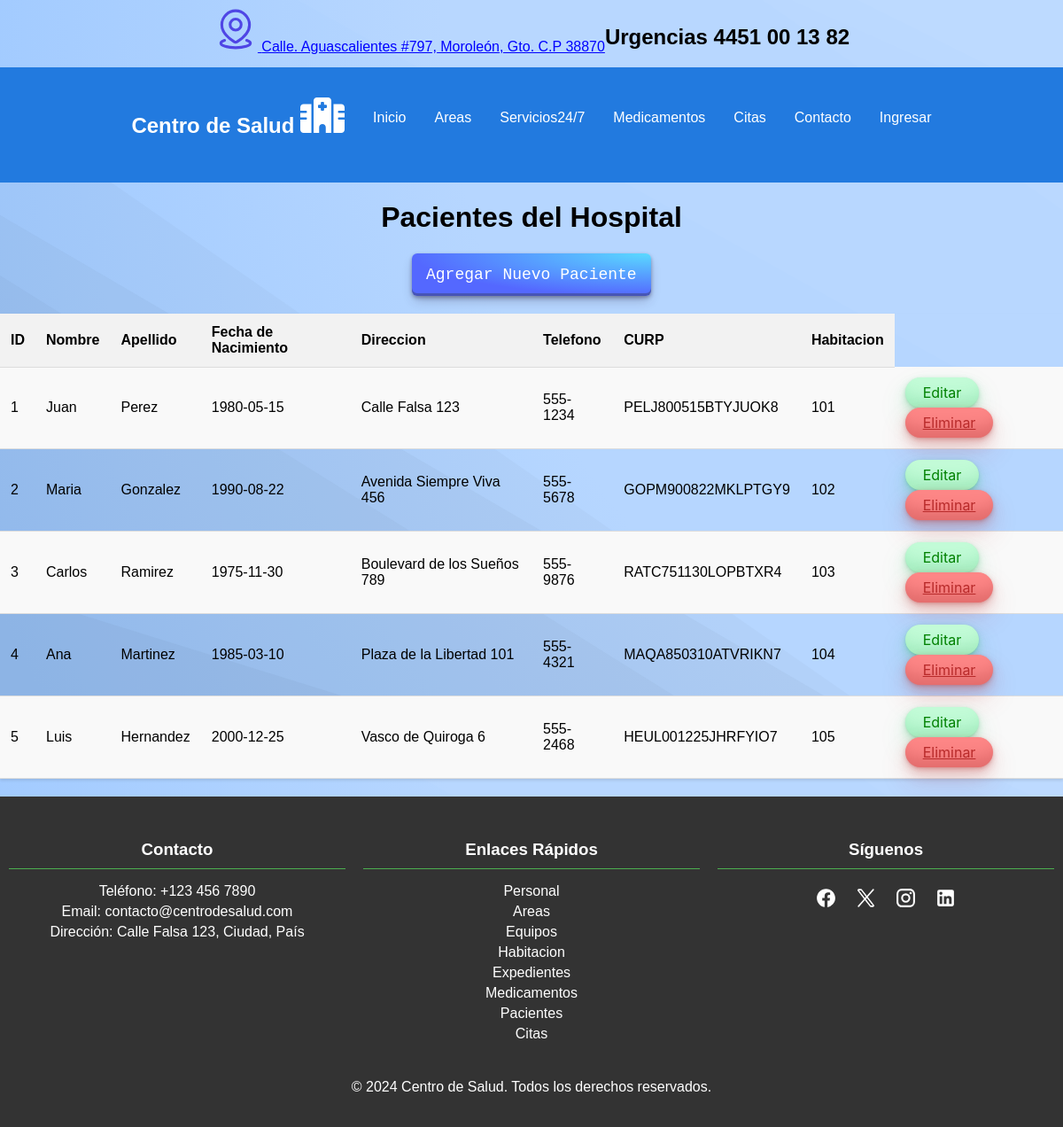
Page /pacientes.php on the committed database.
### tables this page shows
CREATE TABLE Pacientes (
    id_paciente INT AUTO_INCREMENT PRIMARY KEY,
    nombre VARCHAR(100),
    apellido VARCHAR(100),
    fecha_nacimiento DATE,
    direccion VARCHAR(255),
    telefono VARCHAR(20),
    id_cama INT,
    FOREIGN KEY (id_cama) REFERENCES Camas(id_cama)
);

CREATE TABLE Habitaciones (
    id_habitacion INT AUTO_INCREMENT PRIMARY KEY,
    numero INT,
    tipo VARCHAR(50),
    estado VARCHAR(50),
    costo DECIMAL(10, 2),
    id_area INT,
    FOREIGN KEY (id_area) REFERENCES Areas(id_area)
);

### pacientes.php (the view, shortened to what this page needs)
<!DOCTYPE html>
<html lang="en">
<head>
    <link rel="stylesheet" href="css/style.css">
</head>
<body>
    <?php include 'assets/header.php'; ?>
    <h1>Pacientes del Hospital</h1>
    <a class="button-29" href="agregar_paciente.php">Agregar Nuevo Paciente</a>
    <?php
    include 'includes/conexion.php';
    $sql = "SELECT
    pacientes.id_paciente,
    pacientes.nombre,
    pacientes.apellido,
    pacientes.fecha_nacimiento,
    pacientes.direccion,
    pacientes.telefono,
    pacientes.CURP,
    habitaciones.numero AS numero_habitacion
    FROM
    camas c
    JOIN
    pacientes ON c.id_cama = pacientes.id_cama
    JOIN
    habitaciones ON c.id_habitacion = habitaciones.id_habitacion
    WHERE
    c.id_cama = pacientes.id_cama;";
    $resultado = $conn->query($sql);
    if ($resultado->num_rows > 0) {
        echo "<table>";
        echo "<tr><th>ID</th><th>Nombre</th><th>Apellido</th><th>Fecha de Nacimiento</th><th>Direccion</th><th>Telefono</th><th>CURP</th><th>Habitacion</th></tr>";
        while($fila = $resultado->fetch_assoc()) {
                echo "<tr>";
                echo "<td>" . htmlspecialchars($fila["id_paciente"]) . "</td>";
                echo "<td>" . htmlspecialchars($fila["nombre"]) . "</td>";
                echo "<td>" . htmlspecialchars($fila["apellido"]) . "</td>";
                echo "<td>" . htmlspecialchars($fila["fecha_nacimiento"]) . "</td>";
                echo "<td>" . htmlspecialchars($fila["direccion"]) . "</td>";
                echo "<td>" . htmlspecialchars($fila["telefono"]) . "</td>";
                echo "<td>" . htmlspecialchars($fila["CURP"]) . "</td>";
                echo "<td>" . htmlspecialchars($fila["numero_habitacion"]) . "</td>";
                echo "<td>";
                echo "<a class='button-33' href='editar_paciente.php?id=" . htmlspecialchars($fila["id_paciente"]) . "'>Editar</a>";
                echo "<a class='button-34' href='eliminar_paciente.php?id=" . htmlspecialchars($fila["id_paciente"]) . "' onclick='return confirm(\"¿Estás seguro de que deseas eliminar este registro?\")'>Eliminar</a>";
                echo "</td>";
                echo "</tr>";
        }
        echo "</table>";
    } else {
        echo "No se encontraron resultados";
    }
    ?>
</body>
</html>

### css/style.css (style rules this page uses)
body { display: flex; flex-direction: column; min-height: 100vh; justify-content: center; align-items: center; font-family: Arial, sans-serif; margin: 0; }
footer { width: 100%; background-color: #333; color: white; padding: 20px 0; text-align: center; }
footer .container { display: flex; flex-wrap: wrap; justify-content: space-around; max-width: 1366px; margin: 0 auto; }
footer .column { flex: 1; margin: 10px; min-width: 200px; }
footer h3 { border-bottom: 1px solid #4CAF50; padding-bottom: 10px; margin-bottom: 10px; }
footer ul { list-style-type: none; padding: 0; }
footer ul li { margin: 5px 0; }
footer ul li a { color: white; text-decoration: none; }
footer .social-icons { display: flex; justify-content: center; margin: 20px 0; }
footer .social-icons a { color: white; text-decoration: none; margin: 0 10px; font-size: 24px; }
.button-29 { align-items: center; appearance: none; background-image: radial-gradient(100% 100% at 100% 0, #5adaff 0, #5468ff 100%); border: 0; border-radius: 6px; box-shadow: rgba(45, 35, 66, .4) 0 2px 4px, rgba(45, 35, 66, .3) 0 7px 13px -3px, rgba(58, 65, 111, .5) 0 -3px 0 inset; box-sizing: border-box; color: #fff; cursor: pointer; display: inline-flex; font-family: "JetBrains Mono", monospace; height: 48px; justify-content: center; line-height: 1; list-style: none; overflow: hidden; padding-left: 16px; padding-right: 16px; position: relative; text-align: left; text-decoration: none; transition: box-shadow .15s, transform .15s; user-select: none; -webkit-user-select: none; touch-action: manipulation; white-space: nowrap; will-change: box-shadow, transform; font-size: 18px; }
.button-33 { background-color: #c2fbd7; border-radius: 100px; box-shadow: rgba(44, 187, 99, .2) 0 -25px 18px -14px inset, rgba(44, 187, 99, .15) 0 1px 2px, rgba(44, 187, 99, .15) 0 2px 4px, rgba(44, 187, 99, .15) 0 4px 8px, rgba(44, 187, 99, .15) 0 8px 16px, rgba(44, 187, 99, .15) 0 16px 32px; color: green; cursor: pointer; display: inline-block; font-family: CerebriSans-Regular, -apple-system, system-ui, Roboto, sans-serif; padding: 7px 20px; text-align: center; text-decoration: none; transition: all 250ms; font-size: 16px; }
.button-34 { background-color: #fd8686; border-radius: 100px; box-shadow: rgba(121, 0, 0, 0.2) 0 -25px 18px -14px inset, rgba(187, 44, 44, 0.15) 0 1px 2px, rgba(187, 44, 44, 0.15) 0 2px 4px, rgba(187, 44, 44, 0.15) 0 4px 8px, rgba(187, 44, 44, 0.15) 0 8px 16px, rgba(187, 44, 44, 0.15) 0 16px 32px; color: rgb(184, 42, 42); cursor: pointer; display: inline-block; font-family: CerebriSans-Regular, -apple-system, system-ui, Roboto, sans-serif; padding: 7px 20px; text-align: center; transition: all 250ms; border: 0; font-size: 16px; }
table { width: 100%; border-collapse: collapse; margin: 20px 0; box-shadow: 0 2px 3px rgba(0, 0, 0, 0.1); }
table th, table td { padding: 12px; text-align: left; border-bottom: 1px solid #ddd; }
table th { background-color: #f2f2f2; }
table tr:nth-child(even) { background-color: #f9f9f9; }

### rows in the picture
pacientes: id_paciente "1", nombre "Juan", apellido "Perez", fecha_nacimiento "1980-05-15", direccion "Calle Falsa 123", telefono "555-1234", CURP "PELJ800515BTYJUOK8", habitaciones.numero "101"
pacientes: id_paciente "2", nombre "Maria", apellido "Gonzalez", fecha_nacimiento "1990-08-22", direccion "Avenida Siempre Viva 456", telefono "555-5678", CURP "GOPM900822MKLPTGY9", habitaciones.numero "102"
pacientes: id_paciente "3", nombre "Carlos", apellido "Ramirez", fecha_nacimiento "1975-11-30", direccion "Boulevard de los Sueños 789", telefono "555-9876", CURP "RATC751130LOPBTXR4", habitaciones.numero "103"
pacientes: id_paciente "4", nombre "Ana", apellido "Martinez", fecha_nacimiento "1985-03-10", direccion "Plaza de la Libertad 101", telefono "555-4321", CURP "MAQA850310ATVRIKN7", habitaciones.numero "104"
pacientes: id_paciente "5", nombre "Luis", apellido "Hernandez", fecha_nacimiento "2000-12-25", direccion "Vasco de Quiroga 6", telefono "555-2468", CURP "HEUL001225JHRFYIO7", habitaciones.numero "105"
